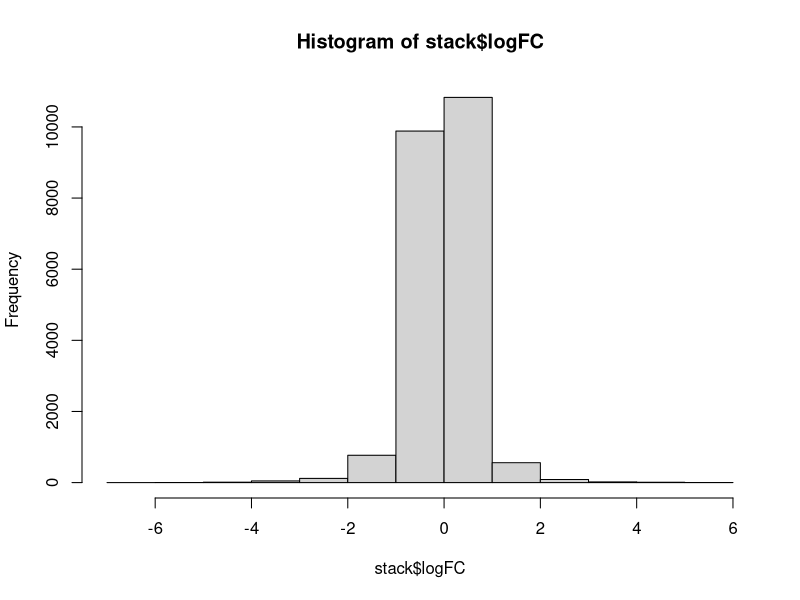
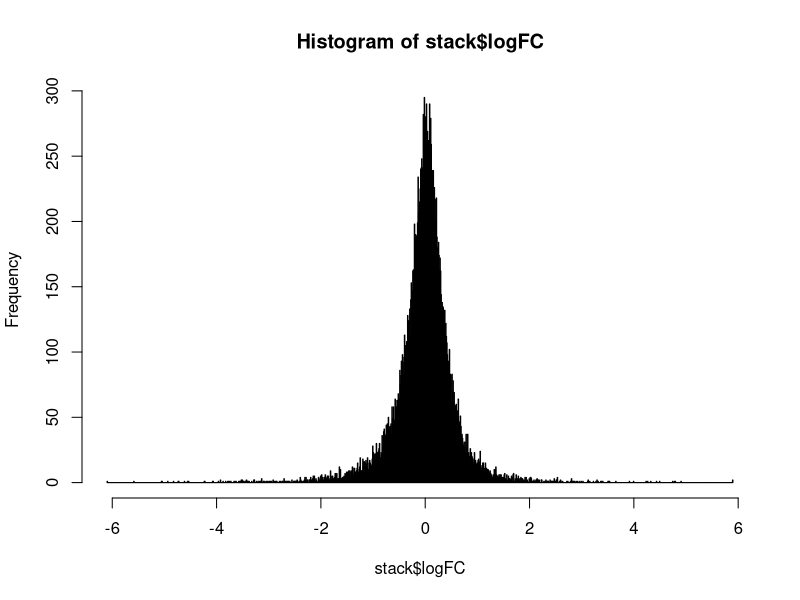
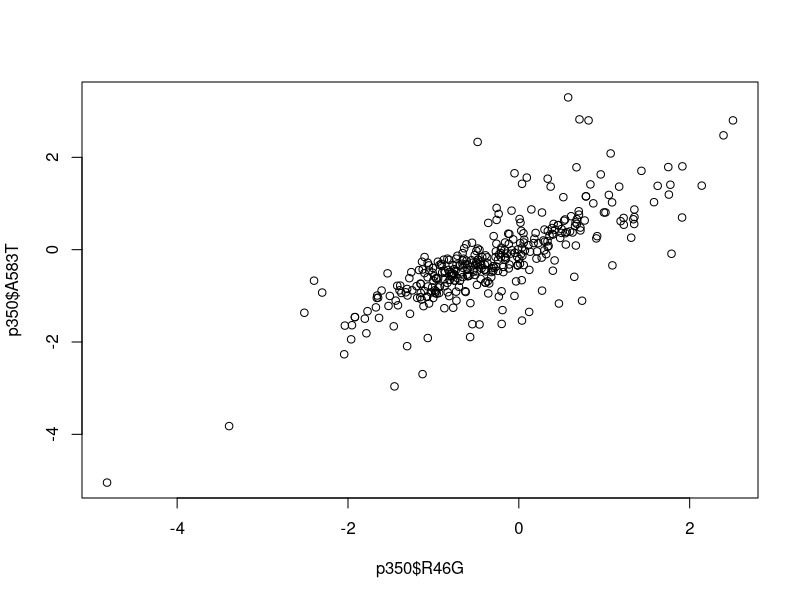
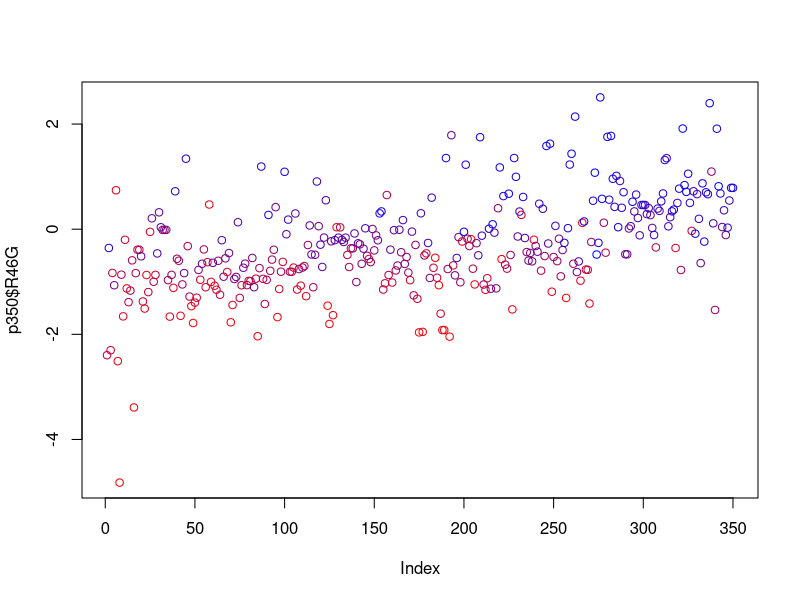
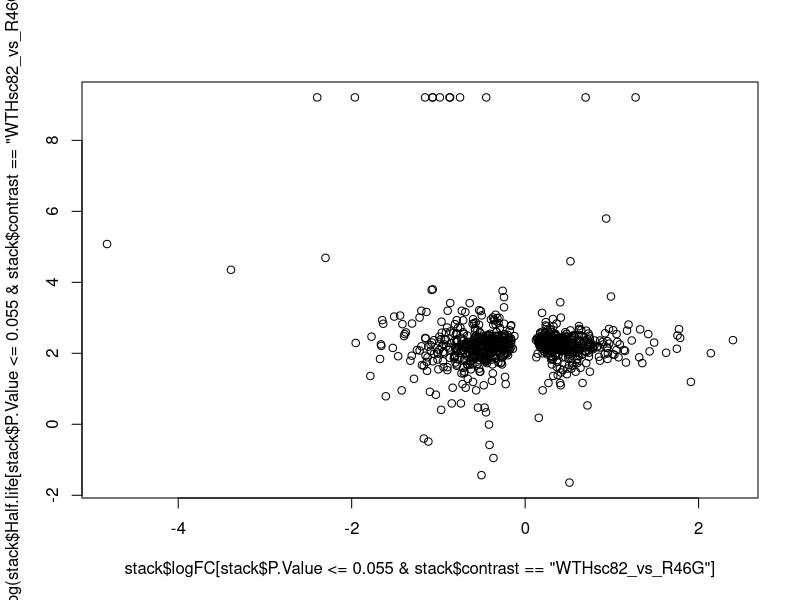

The R script that drew these images, in order:
## ---- chunk 1
stack <- read.csv("2022-03-21_trim-stacked.csv")

hist(stack$logFC)
hist(stack$logFC, breaks = 1000)
## ---- chunk 2
p350 <- read.csv("350_matrix_LogFC.csv")

plot(p350$R46G, p350$A583T)

colors <- colorRampPalette(c("red", "blue"))

p350$color.order <- findInterval(p350$A583T, sort(p350$A583T))

plot(x = p350$R46G,
     col = colors(nrow(p350))[p350$color.order])
## ---- chunk 3

plot(stack$logFC[stack$P.Value <= .055 & stack$contrast == "WTHsc82_vs_R46G"], 
     log(stack$Half.life[stack$P.Value <= .055 & stack$contrast == "WTHsc82_vs_R46G"]))



